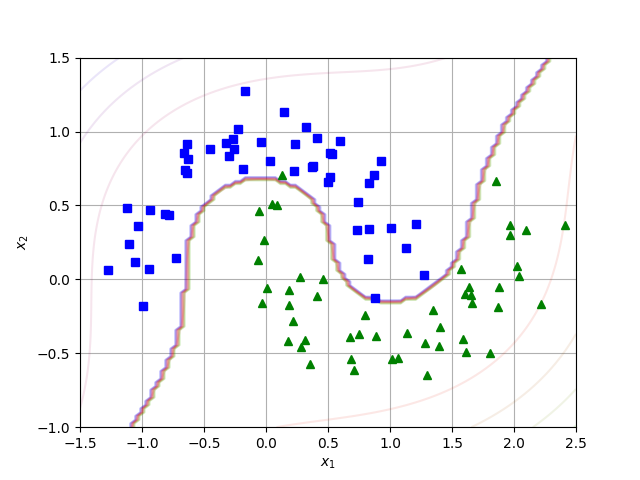

Here is the Python script that generated this plot:
#%%
from sklearn.datasets import make_moons
import matplotlib.pyplot as plt
from sklearn.pipeline import make_pipeline
from sklearn.preprocessing import StandardScaler
from sklearn.preprocessing import PolynomialFeatures
from sklearn.svm import LinearSVC
import numpy as np
#%%
X,y = make_moons(n_samples=100, noise=.15, random_state=42)
poly_svm_class = make_pipeline(PolynomialFeatures(3), StandardScaler(),LinearSVC(C=50,max_iter=10_000,random_state=42))
poly_svm_class.fit(X,y)

def plot_dataset(X,y,axes):
    plt.plot(X[:,0][y==0],X[:,1][y==0],"bs")
    plt.plot(X[:,0][y==1],X[:,1][y==1],"g^")
    plt.axis(axes)
    plt.grid(True)
    plt.xlabel("$x_1$")
    plt.ylabel("$x_2$")

def plot_predition(clf,axes):
    x0s=np.linspace(axes[0],axes[1],100)
    x1s=np.linspace(axes[2],axes[3],100)
    x0,x1 = np.meshgrid(x0s,x1s)
    X=np.c_[x0.ravel(),x1.ravel()]
    y_pred = clf.predict(X).reshape(x0.shape)
    y_decision = clf.decision_function(X).reshape(x0.shape)
    plt.contour(x0,x1,y_pred,cmap=plt.cm.brg,alpha=0.2)
    plt.contour(x0,x1,y_decision,cmap=plt.cm.brg,alpha=0.1)
plot_predition(poly_svm_class,[-1.5,2.5,-1,1.5])
plot_dataset(X,y,axes=[0-1.5,2.5,-1,1.5])
plt.show()

#%%
print(f"x boyutu: {len(X)}")
print(f"y boyutu: {len(y)}")

#%%
X_yeni = [[1.5,-.5]]
plt.plot(1.5,-.5,"ro")
tahmin = poly_svm_class.predict(X_yeni)
print("Yeni X değeri için tahmin : ",tahmin)
